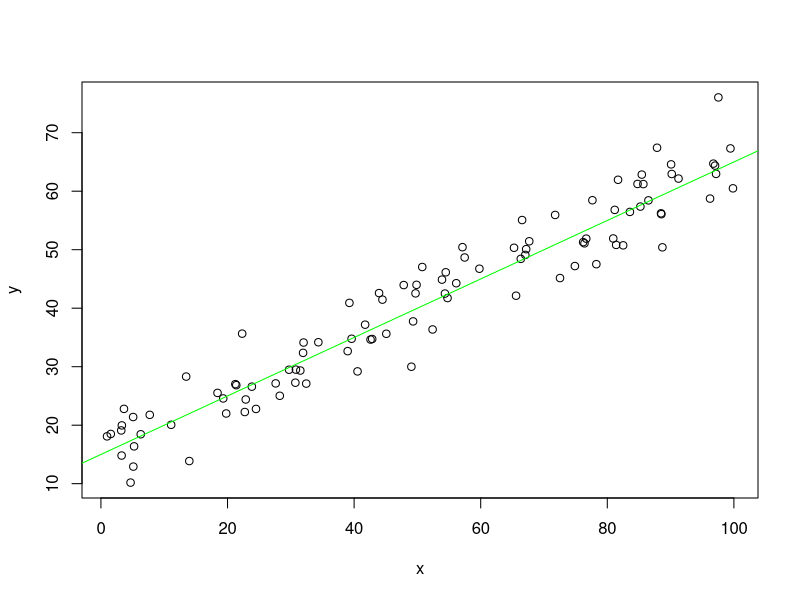

Source code (R): (Note: this script raises an error after producing the figure.)
rm(list=ls())
set.seed(34)

# sample size
N = 100


# explanatory variables
make_x = function(n=N, xmin=0, xmax=100){
  return (runif(n, xmin, xmax))
}

# define true model
b0 = 15
b1 = 0.5
f = function(x){
   return (b0 + b1 * x)
}

# generate disturbances
sd_e = 4
make_epsilon = function(n=N, mean=0, sd=sd_e){
  return (rnorm(n, mean, sd)) 
}

# make data generating process
dgp = function(){
  x = make_x()
  e = make_epsilon()
  return (data.frame(x=x,y=f(x)+e))
}

# estime by ols once and show results
df = dgp()
plot(df$x,df$y, xlab = "x", ylab="y")
abline(a=b0,b=b1, col="green", main="Observations and true model")


# TODO: make plot for distrubance term
# plot(make_x(), make_epsilon())


lm1 <- lm(y~x, data = df)
summary(lm1)


extract_b0  = function(lm_){
  return (coef(lm)[1])
}

extract_b1  = function(lm_){
  return (coef(lm)[2])
}

# repeat estimation 
get_b1 = function(){extract_b1(lm(y~x, data = dgp()))}

n_experiments = 1000
b1_list = replicate(n_experiments, get_b1())


# plot estimator desities 
b1_avg = mean(b1_list)
b1_sd = sd(b1_list)
h = hist(b1_list, breaks=40, freq=FALSE, 
         main=paste("Distribution of b1 on", n_experiments,"experiments"),
         sub=paste("True value:", b1, "    ",
                   "Mean: ", round(b1_avg,4), "    ",
                   "SD: ", round(b1_sd,4)),
         xlab="b1")
curve(dnorm(x, mean=b1_avg, sd=b1_sd),
      add=TRUE, col="darkblue", lwd=2) 
abline(v=b1, col ="green")
abline(v=b1_avg, col ="red")

